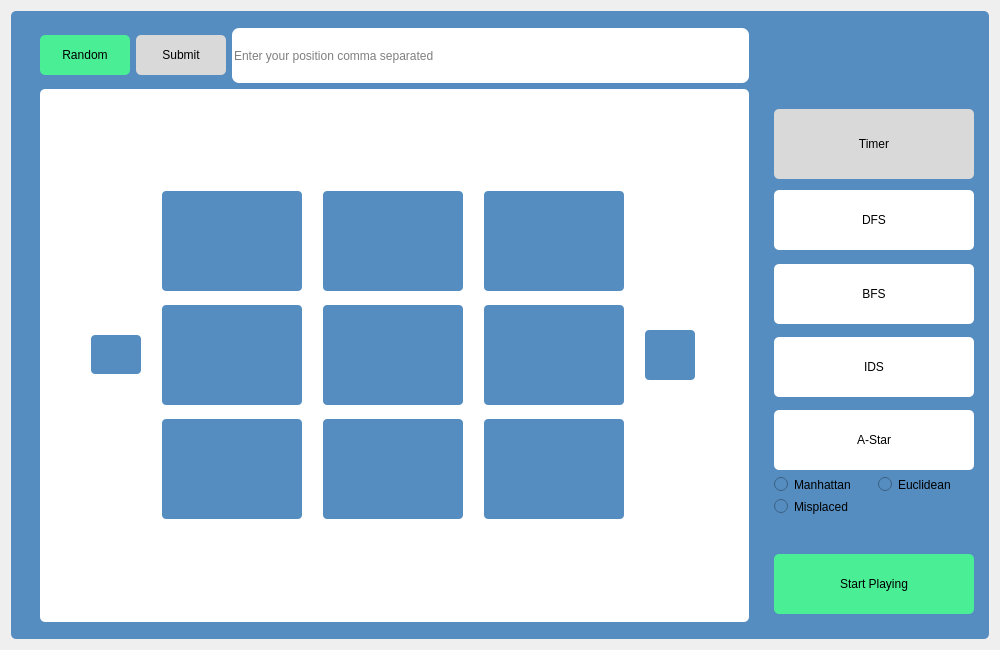
<?xml version="1.0" encoding="UTF-8"?>
<ui version="4.0">
 <class>Form</class>
 <widget class="QWidget" name="Form">
  <property name="geometry">
   <rect>
    <x>0</x>
    <y>0</y>
    <width>1000</width>
    <height>650</height>
   </rect>
  </property>
  <property name="sizePolicy">
   <sizepolicy hsizetype="Fixed" vsizetype="Fixed">
    <horstretch>0</horstretch>
    <verstretch>0</verstretch>
   </sizepolicy>
  </property>
  <property name="minimumSize">
   <size>
    <width>1000</width>
    <height>650</height>
   </size>
  </property>
  <property name="maximumSize">
   <size>
    <width>1000</width>
    <height>650</height>
   </size>
  </property>
  <property name="windowTitle">
   <string>8-Puzzle</string>
  </property>
  <property name="windowIcon">
   <iconset>
    <normaloff>logo.png</normaloff>logo.png</iconset>
  </property>
  <property name="styleSheet">
   <string notr="true"/>
  </property>
  <layout class="QVBoxLayout" name="verticalLayout_3">
   <item>
    <widget class="QFrame" name="horizontalFrame">
     <property name="layoutDirection">
      <enum>Qt::LeftToRight</enum>
     </property>
     <property name="styleSheet">
      <string notr="true">#horizontalFrame{
background-color:#558DC0;
border-radius:5px;
}

</string>
     </property>
     <layout class="QHBoxLayout" name="horizontalLayout" stretch="3,0">
      <property name="leftMargin">
       <number>20</number>
      </property>
      <property name="topMargin">
       <number>7</number>
      </property>
      <property name="rightMargin">
       <number>5</number>
      </property>
      <property name="bottomMargin">
       <number>7</number>
      </property>
      <item>
       <widget class="QFrame" name="frame">
        <property name="autoFillBackground">
         <bool>false</bool>
        </property>
        <property name="styleSheet">
         <string notr="true">#frame{
background-color:#558DC0;
}</string>
        </property>
        <layout class="QVBoxLayout" name="verticalLayout_2" stretch="4,1">
         <property name="topMargin">
          <number>10</number>
         </property>
         <property name="bottomMargin">
          <number>10</number>
         </property>
         <item>
          <layout class="QHBoxLayout" name="horizontalLayout_2">
           <item>
            <widget class="QPushButton" name="random_button">
             <property name="minimumSize">
              <size>
               <width>90</width>
               <height>40</height>
              </size>
             </property>
             <property name="cursor">
              <cursorShape>PointingHandCursor</cursorShape>
             </property>
             <property name="styleSheet">
              <string notr="true">background-color: rgb(74, 238, 148);
border-radius: 5px;</string>
             </property>
             <property name="text">
              <string>Random</string>
             </property>
            </widget>
           </item>
           <item>
            <widget class="QPushButton" name="submit_button">
             <property name="minimumSize">
              <size>
               <width>90</width>
               <height>40</height>
              </size>
             </property>
             <property name="cursor">
              <cursorShape>PointingHandCursor</cursorShape>
             </property>
             <property name="styleSheet">
              <string notr="true">background-color: rgb(217, 217, 217);
border-radius:5px;</string>
             </property>
             <property name="text">
              <string>Submit</string>
             </property>
            </widget>
           </item>
           <item>
            <widget class="QLineEdit" name="input_field">
             <property name="minimumSize">
              <size>
               <width>200</width>
               <height>55</height>
              </size>
             </property>
             <property name="styleSheet">
              <string notr="true">border-radius:7px;</string>
             </property>
             <property name="inputMask">
              <string/>
             </property>
             <property name="text">
              <string/>
             </property>
             <property name="placeholderText">
              <string>Enter your position comma separated</string>
             </property>
            </widget>
           </item>
          </layout>
         </item>
         <item>
          <widget class="QFrame" name="gridFrame">
           <property name="styleSheet">
            <string notr="true">QPushButton{
font: 12pt &quot;Snap ITC&quot;;
background-color:#558DC0;
border-radius:4px;
}
#gridFrame{
background-color:#FFFFFF;
border-radius:5px;
}</string>
           </property>
           <layout class="QGridLayout" name="gridLayout">
            <property name="leftMargin">
             <number>5</number>
            </property>
            <property name="topMargin">
             <number>20</number>
            </property>
            <property name="rightMargin">
             <number>5</number>
            </property>
            <property name="bottomMargin">
             <number>20</number>
            </property>
            <property name="horizontalSpacing">
             <number>5</number>
            </property>
            <property name="verticalSpacing">
             <number>2</number>
            </property>
            <item row="3" column="4">
             <widget class="QPushButton" name="board_button9">
              <property name="sizePolicy">
               <sizepolicy hsizetype="Fixed" vsizetype="Fixed">
                <horstretch>0</horstretch>
                <verstretch>0</verstretch>
               </sizepolicy>
              </property>
              <property name="minimumSize">
               <size>
                <width>140</width>
                <height>100</height>
               </size>
              </property>
              <property name="cursor">
               <cursorShape>PointingHandCursor</cursorShape>
              </property>
              <property name="text">
               <string/>
              </property>
             </widget>
            </item>
            <item row="1" column="3">
             <widget class="QPushButton" name="board_button2">
              <property name="sizePolicy">
               <sizepolicy hsizetype="Fixed" vsizetype="Fixed">
                <horstretch>0</horstretch>
                <verstretch>0</verstretch>
               </sizepolicy>
              </property>
              <property name="minimumSize">
               <size>
                <width>140</width>
                <height>100</height>
               </size>
              </property>
              <property name="cursor">
               <cursorShape>PointingHandCursor</cursorShape>
              </property>
              <property name="text">
               <string/>
              </property>
             </widget>
            </item>
            <item row="3" column="2">
             <widget class="QPushButton" name="board_button7">
              <property name="minimumSize">
               <size>
                <width>140</width>
                <height>100</height>
               </size>
              </property>
              <property name="cursor">
               <cursorShape>PointingHandCursor</cursorShape>
              </property>
              <property name="text">
               <string/>
              </property>
             </widget>
            </item>
            <item row="2" column="3">
             <widget class="QPushButton" name="board_button5">
              <property name="minimumSize">
               <size>
                <width>140</width>
                <height>100</height>
               </size>
              </property>
              <property name="cursor">
               <cursorShape>PointingHandCursor</cursorShape>
              </property>
              <property name="text">
               <string/>
              </property>
             </widget>
            </item>
            <item row="2" column="2">
             <widget class="QPushButton" name="board_button4">
              <property name="minimumSize">
               <size>
                <width>140</width>
                <height>100</height>
               </size>
              </property>
              <property name="cursor">
               <cursorShape>PointingHandCursor</cursorShape>
              </property>
              <property name="text">
               <string/>
              </property>
             </widget>
            </item>
            <item row="2" column="5">
             <widget class="QPushButton" name="next_button">
              <property name="minimumSize">
               <size>
                <width>19</width>
                <height>0</height>
               </size>
              </property>
              <property name="maximumSize">
               <size>
                <width>50</width>
                <height>50</height>
               </size>
              </property>
              <property name="cursor">
               <cursorShape>PointingHandCursor</cursorShape>
              </property>
              <property name="text">
               <string/>
              </property>
              <property name="icon">
               <iconset>
                <normaloff>right_arrow.jpg</normaloff>right_arrow.jpg</iconset>
              </property>
              <property name="iconSize">
               <size>
                <width>50</width>
                <height>50</height>
               </size>
              </property>
             </widget>
            </item>
            <item row="3" column="3">
             <widget class="QPushButton" name="board_button8">
              <property name="minimumSize">
               <size>
                <width>140</width>
                <height>100</height>
               </size>
              </property>
              <property name="cursor">
               <cursorShape>PointingHandCursor</cursorShape>
              </property>
              <property name="text">
               <string/>
              </property>
             </widget>
            </item>
            <item row="2" column="4">
             <widget class="QPushButton" name="board_button6">
              <property name="sizePolicy">
               <sizepolicy hsizetype="Fixed" vsizetype="Fixed">
                <horstretch>0</horstretch>
                <verstretch>0</verstretch>
               </sizepolicy>
              </property>
              <property name="minimumSize">
               <size>
                <width>140</width>
                <height>100</height>
               </size>
              </property>
              <property name="cursor">
               <cursorShape>PointingHandCursor</cursorShape>
              </property>
              <property name="text">
               <string/>
              </property>
             </widget>
            </item>
            <item row="2" column="6">
             <spacer name="horizontalSpacer_2">
              <property name="orientation">
               <enum>Qt::Horizontal</enum>
              </property>
              <property name="sizeType">
               <enum>QSizePolicy::Fixed</enum>
              </property>
              <property name="sizeHint" stdset="0">
               <size>
                <width>30</width>
                <height>20</height>
               </size>
              </property>
             </spacer>
            </item>
            <item row="2" column="1">
             <widget class="QPushButton" name="prev_button">
              <property name="minimumSize">
               <size>
                <width>25</width>
                <height>39</height>
               </size>
              </property>
              <property name="maximumSize">
               <size>
                <width>50</width>
                <height>16777215</height>
               </size>
              </property>
              <property name="cursor">
               <cursorShape>PointingHandCursor</cursorShape>
              </property>
              <property name="text">
               <string/>
              </property>
              <property name="icon">
               <iconset>
                <normaloff>left_arrow.jpg</normaloff>left_arrow.jpg</iconset>
              </property>
              <property name="iconSize">
               <size>
                <width>50</width>
                <height>50</height>
               </size>
              </property>
             </widget>
            </item>
            <item row="0" column="3">
             <spacer name="verticalSpacer_3">
              <property name="orientation">
               <enum>Qt::Vertical</enum>
              </property>
              <property name="sizeType">
               <enum>QSizePolicy::Fixed</enum>
              </property>
              <property name="sizeHint" stdset="0">
               <size>
                <width>20</width>
                <height>70</height>
               </size>
              </property>
             </spacer>
            </item>
            <item row="4" column="3">
             <spacer name="verticalSpacer_2">
              <property name="orientation">
               <enum>Qt::Vertical</enum>
              </property>
              <property name="sizeType">
               <enum>QSizePolicy::Fixed</enum>
              </property>
              <property name="sizeHint" stdset="0">
               <size>
                <width>20</width>
                <height>70</height>
               </size>
              </property>
             </spacer>
            </item>
            <item row="1" column="2">
             <widget class="QPushButton" name="board_button1">
              <property name="sizePolicy">
               <sizepolicy hsizetype="Fixed" vsizetype="Fixed">
                <horstretch>0</horstretch>
                <verstretch>0</verstretch>
               </sizepolicy>
              </property>
              <property name="minimumSize">
               <size>
                <width>140</width>
                <height>100</height>
               </size>
              </property>
              <property name="cursor">
               <cursorShape>PointingHandCursor</cursorShape>
              </property>
              <property name="text">
               <string/>
              </property>
             </widget>
            </item>
            <item row="1" column="4" colspan="2">
             <widget class="QPushButton" name="board_button3">
              <property name="sizePolicy">
               <sizepolicy hsizetype="Fixed" vsizetype="Fixed">
                <horstretch>0</horstretch>
                <verstretch>0</verstretch>
               </sizepolicy>
              </property>
              <property name="minimumSize">
               <size>
                <width>140</width>
                <height>100</height>
               </size>
              </property>
              <property name="cursor">
               <cursorShape>PointingHandCursor</cursorShape>
              </property>
              <property name="text">
               <string/>
              </property>
             </widget>
            </item>
            <item row="2" column="0">
             <spacer name="horizontalSpacer_3">
              <property name="orientation">
               <enum>Qt::Horizontal</enum>
              </property>
              <property name="sizeType">
               <enum>QSizePolicy::Fixed</enum>
              </property>
              <property name="sizeHint" stdset="0">
               <size>
                <width>30</width>
                <height>40</height>
               </size>
              </property>
             </spacer>
            </item>
           </layout>
          </widget>
         </item>
        </layout>
       </widget>
      </item>
      <item>
       <widget class="QStackedWidget" name="stack_widget">
        <property name="styleSheet">
         <string notr="true">background-color:rgb(85, 141, 192);
border-radius:5px;</string>
        </property>
        <widget class="QWidget" name="algorithms_page">
         <property name="styleSheet">
          <string notr="true">QPushButton{
font: 75 12pt &quot;MS Shell Dlg 2&quot;;
}</string>
         </property>
         <layout class="QVBoxLayout" name="verticalLayout" stretch="0,0,0,0,0,0,0,0,0,0,0,0,0,0,0,0">
          <property name="spacing">
           <number>0</number>
          </property>
          <property name="sizeConstraint">
           <enum>QLayout::SetDefaultConstraint</enum>
          </property>
          <property name="leftMargin">
           <number>10</number>
          </property>
          <property name="topMargin">
           <number>10</number>
          </property>
          <property name="rightMargin">
           <number>10</number>
          </property>
          <property name="bottomMargin">
           <number>10</number>
          </property>
          <item>
           <spacer name="horizontalSpacer">
            <property name="orientation">
             <enum>Qt::Vertical</enum>
            </property>
            <property name="sizeType">
             <enum>QSizePolicy::Fixed</enum>
            </property>
            <property name="sizeHint" stdset="0">
             <size>
              <width>15</width>
              <height>10</height>
             </size>
            </property>
           </spacer>
          </item>
          <item>
           <spacer name="verticalSpacer_10">
            <property name="orientation">
             <enum>Qt::Vertical</enum>
            </property>
            <property name="sizeType">
             <enum>QSizePolicy::Fixed</enum>
            </property>
            <property name="sizeHint" stdset="0">
             <size>
              <width>20</width>
              <height>120</height>
             </size>
            </property>
           </spacer>
          </item>
          <item>
           <widget class="QLabel" name="timer_label">
            <property name="minimumSize">
             <size>
              <width>200</width>
              <height>70</height>
             </size>
            </property>
            <property name="maximumSize">
             <size>
              <width>100</width>
              <height>30</height>
             </size>
            </property>
            <property name="styleSheet">
             <string notr="true">background-color: rgb(217, 217, 217);
border-radius: 5px;
font: 75 14pt &quot;MS Shell Dlg 2&quot;;</string>
            </property>
            <property name="text">
             <string>Timer</string>
            </property>
            <property name="alignment">
             <set>Qt::AlignCenter</set>
            </property>
           </widget>
          </item>
          <item>
           <spacer name="verticalSpacer_4">
            <property name="orientation">
             <enum>Qt::Vertical</enum>
            </property>
            <property name="sizeType">
             <enum>QSizePolicy::Fixed</enum>
            </property>
            <property name="sizeHint" stdset="0">
             <size>
              <width>20</width>
              <height>37</height>
             </size>
            </property>
           </spacer>
          </item>
          <item>
           <widget class="QPushButton" name="dfs_button">
            <property name="minimumSize">
             <size>
              <width>200</width>
              <height>60</height>
             </size>
            </property>
            <property name="maximumSize">
             <size>
              <width>100</width>
              <height>16777215</height>
             </size>
            </property>
            <property name="cursor">
             <cursorShape>PointingHandCursor</cursorShape>
            </property>
            <property name="layoutDirection">
             <enum>Qt::LeftToRight</enum>
            </property>
            <property name="styleSheet">
             <string notr="true">background-color: rgb(255, 255, 255);
border-radius:5px;</string>
            </property>
            <property name="text">
             <string>DFS</string>
            </property>
           </widget>
          </item>
          <item>
           <spacer name="verticalSpacer_6">
            <property name="orientation">
             <enum>Qt::Vertical</enum>
            </property>
            <property name="sizeType">
             <enum>QSizePolicy::Fixed</enum>
            </property>
            <property name="sizeHint" stdset="0">
             <size>
              <width>20</width>
              <height>16</height>
             </size>
            </property>
           </spacer>
          </item>
          <item>
           <widget class="QPushButton" name="bfs_button">
            <property name="minimumSize">
             <size>
              <width>200</width>
              <height>60</height>
             </size>
            </property>
            <property name="maximumSize">
             <size>
              <width>100</width>
              <height>16777215</height>
             </size>
            </property>
            <property name="cursor">
             <cursorShape>PointingHandCursor</cursorShape>
            </property>
            <property name="styleSheet">
             <string notr="true">background-color: rgb(255, 255, 255);
border-radius:5px;</string>
            </property>
            <property name="text">
             <string>BFS</string>
            </property>
           </widget>
          </item>
          <item>
           <spacer name="verticalSpacer_7">
            <property name="orientation">
             <enum>Qt::Vertical</enum>
            </property>
            <property name="sizeType">
             <enum>QSizePolicy::Fixed</enum>
            </property>
            <property name="sizeHint" stdset="0">
             <size>
              <width>20</width>
              <height>16</height>
             </size>
            </property>
           </spacer>
          </item>
          <item>
           <widget class="QPushButton" name="ids_button">
            <property name="minimumSize">
             <size>
              <width>200</width>
              <height>60</height>
             </size>
            </property>
            <property name="maximumSize">
             <size>
              <width>100</width>
              <height>16777215</height>
             </size>
            </property>
            <property name="cursor">
             <cursorShape>PointingHandCursor</cursorShape>
            </property>
            <property name="styleSheet">
             <string notr="true">background-color: rgb(255, 255, 255);
border-radius:5px;</string>
            </property>
            <property name="text">
             <string>IDS</string>
            </property>
           </widget>
          </item>
          <item>
           <spacer name="verticalSpacer_8">
            <property name="orientation">
             <enum>Qt::Vertical</enum>
            </property>
            <property name="sizeType">
             <enum>QSizePolicy::Fixed</enum>
            </property>
            <property name="sizeHint" stdset="0">
             <size>
              <width>40</width>
              <height>16</height>
             </size>
            </property>
           </spacer>
          </item>
          <item>
           <widget class="QPushButton" name="a_star_button">
            <property name="minimumSize">
             <size>
              <width>200</width>
              <height>60</height>
             </size>
            </property>
            <property name="maximumSize">
             <size>
              <width>200</width>
              <height>16777215</height>
             </size>
            </property>
            <property name="cursor">
             <cursorShape>PointingHandCursor</cursorShape>
            </property>
            <property name="styleSheet">
             <string notr="true">background-color: rgb(255, 255, 255);
border-radius:5px;</string>
            </property>
            <property name="text">
             <string>A-Star</string>
            </property>
           </widget>
          </item>
          <item>
           <layout class="QGridLayout" name="gridLayout_2">
            <property name="topMargin">
             <number>10</number>
            </property>
            <property name="bottomMargin">
             <number>0</number>
            </property>
            <property name="spacing">
             <number>7</number>
            </property>
            <item row="1" column="0" alignment="Qt::AlignLeft|Qt::AlignTop">
             <widget class="QRadioButton" name="misplaced_radio">
              <property name="text">
               <string>Misplaced</string>
              </property>
             </widget>
            </item>
            <item row="0" column="0" alignment="Qt::AlignLeft|Qt::AlignTop">
             <widget class="QRadioButton" name="manhattan_radio">
              <property name="text">
               <string>Manhattan</string>
              </property>
             </widget>
            </item>
            <item row="0" column="1" alignment="Qt::AlignLeft|Qt::AlignTop">
             <widget class="QRadioButton" name="euclidean_radio">
              <property name="text">
               <string>Euclidean</string>
              </property>
             </widget>
            </item>
           </layout>
          </item>
          <item>
           <spacer name="verticalSpacer_5">
            <property name="orientation">
             <enum>Qt::Vertical</enum>
            </property>
            <property name="sizeType">
             <enum>QSizePolicy::Expanding</enum>
            </property>
            <property name="sizeHint" stdset="0">
             <size>
              <width>20</width>
              <height>40</height>
             </size>
            </property>
           </spacer>
          </item>
          <item>
           <spacer name="verticalSpacer_9">
            <property name="orientation">
             <enum>Qt::Vertical</enum>
            </property>
            <property name="sizeType">
             <enum>QSizePolicy::Fixed</enum>
            </property>
            <property name="sizeHint" stdset="0">
             <size>
              <width>10</width>
              <height>40</height>
             </size>
            </property>
           </spacer>
          </item>
          <item>
           <widget class="QPushButton" name="play_button">
            <property name="minimumSize">
             <size>
              <width>200</width>
              <height>60</height>
             </size>
            </property>
            <property name="maximumSize">
             <size>
              <width>100</width>
              <height>16777215</height>
             </size>
            </property>
            <property name="cursor">
             <cursorShape>PointingHandCursor</cursorShape>
            </property>
            <property name="styleSheet">
             <string notr="true">background-color: rgb(74, 238, 148);
border-radius:5px;</string>
            </property>
            <property name="text">
             <string>Start Playing</string>
            </property>
           </widget>
          </item>
          <item>
           <spacer name="verticalSpacer">
            <property name="orientation">
             <enum>Qt::Vertical</enum>
            </property>
            <property name="sizeType">
             <enum>QSizePolicy::Fixed</enum>
            </property>
            <property name="sizeHint" stdset="0">
             <size>
              <width>20</width>
              <height>10</height>
             </size>
            </property>
           </spacer>
          </item>
         </layout>
        </widget>
        <widget class="QWidget" name="solution_page">
         <widget class="QWidget" name="verticalLayoutWidget">
          <property name="geometry">
           <rect>
            <x>9</x>
            <y>100</y>
            <width>201</width>
            <height>461</height>
           </rect>
          </property>
          <layout class="QVBoxLayout" name="verticalLayout_5">
           <property name="spacing">
            <number>5</number>
           </property>
           <item alignment="Qt::AlignLeft">
            <widget class="QPushButton" name="back_button">
             <property name="minimumSize">
              <size>
               <width>60</width>
               <height>35</height>
              </size>
             </property>
             <property name="baseSize">
              <size>
               <width>0</width>
               <height>0</height>
              </size>
             </property>
             <property name="cursor">
              <cursorShape>PointingHandCursor</cursorShape>
             </property>
             <property name="styleSheet">
              <string notr="true">background-color: rgb(74, 238, 148);
border-radius:4px;</string>
             </property>
             <property name="text">
              <string>Back</string>
             </property>
            </widget>
           </item>
           <item>
            <widget class="QLabel" name="cost_label">
             <property name="sizePolicy">
              <sizepolicy hsizetype="Minimum" vsizetype="Minimum">
               <horstretch>0</horstretch>
               <verstretch>0</verstretch>
              </sizepolicy>
             </property>
             <property name="minimumSize">
              <size>
               <width>100</width>
               <height>70</height>
              </size>
             </property>
             <property name="maximumSize">
              <size>
               <width>200</width>
               <height>70</height>
              </size>
             </property>
             <property name="styleSheet">
              <string notr="true">background-color: rgb(217, 217, 217);
border-radius:5px;
</string>
             </property>
             <property name="text">
              <string>Path cost =</string>
             </property>
             <property name="alignment">
              <set>Qt::AlignCenter</set>
             </property>
             <property name="wordWrap">
              <bool>true</bool>
             </property>
            </widget>
           </item>
           <item>
            <widget class="QLabel" name="nodes_expansion_label">
             <property name="maximumSize">
              <size>
               <width>200</width>
               <height>70</height>
              </size>
             </property>
             <property name="styleSheet">
              <string notr="true">background-color: rgb(217, 217, 217);
border-radius:5px;
</string>
             </property>
             <property name="text">
              <string>Nodes Expanded = </string>
             </property>
             <property name="alignment">
              <set>Qt::AlignCenter</set>
             </property>
             <property name="wordWrap">
              <bool>true</bool>
             </property>
            </widget>
           </item>
           <item>
            <widget class="QLabel" name="depth_label">
             <property name="maximumSize">
              <size>
               <width>200</width>
               <height>70</height>
              </size>
             </property>
             <property name="styleSheet">
              <string notr="true">background-color: rgb(217, 217, 217);
border-radius:5px;
</string>
             </property>
             <property name="text">
              <string>Search Depth = </string>
             </property>
             <property name="alignment">
              <set>Qt::AlignCenter</set>
             </property>
             <property name="wordWrap">
              <bool>true</bool>
             </property>
            </widget>
           </item>
           <item>
            <widget class="QLabel" name="time_label">
             <property name="maximumSize">
              <size>
               <width>200</width>
               <height>70</height>
              </size>
             </property>
             <property name="cursor">
              <cursorShape>ArrowCursor</cursorShape>
             </property>
             <property name="styleSheet">
              <string notr="true">background-color: rgb(217, 217, 217);
border-radius:5px;
</string>
             </property>
             <property name="text">
              <string>Running time = </string>
             </property>
             <property name="alignment">
              <set>Qt::AlignCenter</set>
             </property>
             <property name="wordWrap">
              <bool>true</bool>
             </property>
            </widget>
           </item>
          </layout>
         </widget>
        </widget>
       </widget>
      </item>
     </layout>
    </widget>
   </item>
  </layout>
 </widget>
 <resources/>
 <connections/>
</ui>
